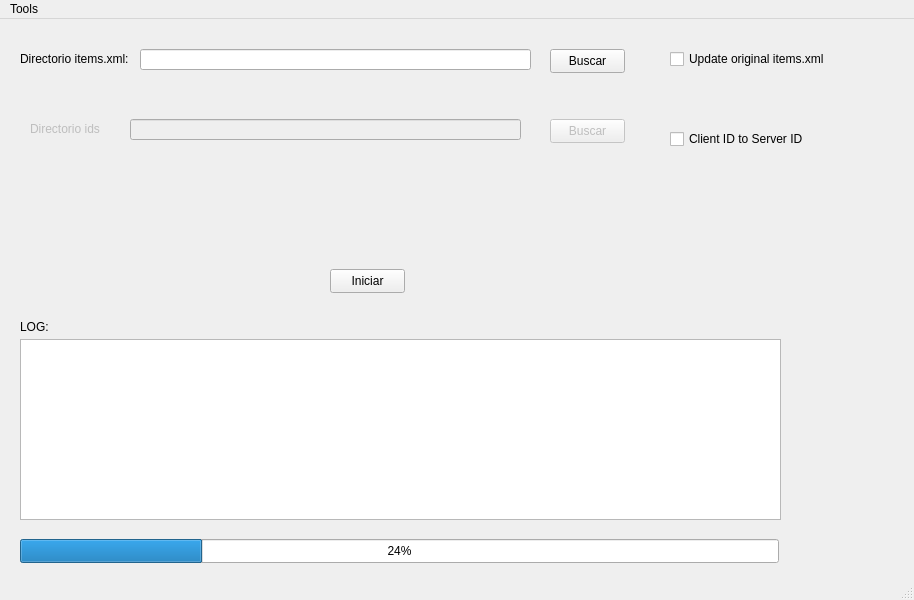
<?xml version="1.0" encoding="UTF-8"?>
<ui version="4.0">
 <class>MainWindow</class>
 <widget class="QMainWindow" name="MainWindow">
  <property name="geometry">
   <rect>
    <x>0</x>
    <y>0</y>
    <width>914</width>
    <height>600</height>
   </rect>
  </property>
  <property name="windowTitle">
   <string>Item Editor / Converter</string>
  </property>
  <widget class="QWidget" name="centralwidget">
   <widget class="QWidget" name="widget" native="true">
    <property name="enabled">
     <bool>true</bool>
    </property>
    <property name="geometry">
     <rect>
      <x>10</x>
      <y>20</y>
      <width>641</width>
      <height>51</height>
     </rect>
    </property>
    <widget class="QLineEdit" name="txtDirectiorio">
     <property name="geometry">
      <rect>
       <x>130</x>
       <y>10</y>
       <width>391</width>
       <height>21</height>
      </rect>
     </property>
     <property name="text">
      <string/>
     </property>
    </widget>
    <widget class="QPushButton" name="btnDirectorio">
     <property name="geometry">
      <rect>
       <x>540</x>
       <y>10</y>
       <width>75</width>
       <height>24</height>
      </rect>
     </property>
     <property name="text">
      <string>Buscar</string>
     </property>
    </widget>
    <widget class="QLabel" name="lblDirectiorio">
     <property name="geometry">
      <rect>
       <x>10</x>
       <y>10</y>
       <width>111</width>
       <height>20</height>
      </rect>
     </property>
     <property name="text">
      <string>Directorio items.xml:</string>
     </property>
    </widget>
   </widget>
   <widget class="QPlainTextEdit" name="pnlLog">
    <property name="geometry">
     <rect>
      <x>20</x>
      <y>320</y>
      <width>761</width>
      <height>181</height>
     </rect>
    </property>
   </widget>
   <widget class="QLabel" name="label">
    <property name="geometry">
     <rect>
      <x>20</x>
      <y>300</y>
      <width>49</width>
      <height>16</height>
     </rect>
    </property>
    <property name="text">
     <string>LOG:</string>
    </property>
   </widget>
   <widget class="QWidget" name="widget_2" native="true">
    <property name="enabled">
     <bool>false</bool>
    </property>
    <property name="geometry">
     <rect>
      <x>10</x>
      <y>70</y>
      <width>641</width>
      <height>80</height>
     </rect>
    </property>
    <widget class="QLabel" name="lblDirectiorio_2">
     <property name="geometry">
      <rect>
       <x>20</x>
       <y>30</y>
       <width>81</width>
       <height>20</height>
      </rect>
     </property>
     <property name="text">
      <string>Directorio ids</string>
     </property>
    </widget>
    <widget class="QPushButton" name="btnJson">
     <property name="geometry">
      <rect>
       <x>540</x>
       <y>30</y>
       <width>75</width>
       <height>24</height>
      </rect>
     </property>
     <property name="text">
      <string>Buscar</string>
     </property>
    </widget>
    <widget class="QLineEdit" name="txtJson">
     <property name="geometry">
      <rect>
       <x>120</x>
       <y>30</y>
       <width>391</width>
       <height>21</height>
      </rect>
     </property>
     <property name="text">
      <string/>
     </property>
    </widget>
   </widget>
   <widget class="QCheckBox" name="cbServerIdToClientId">
    <property name="geometry">
     <rect>
      <x>670</x>
      <y>110</y>
      <width>161</width>
      <height>20</height>
     </rect>
    </property>
    <property name="text">
     <string>Client ID to Server ID</string>
    </property>
    <property name="checked">
     <bool>false</bool>
    </property>
   </widget>
   <widget class="QPushButton" name="btnIniciar">
    <property name="geometry">
     <rect>
      <x>330</x>
      <y>250</y>
      <width>75</width>
      <height>24</height>
     </rect>
    </property>
    <property name="text">
     <string>Iniciar</string>
    </property>
   </widget>
   <widget class="QProgressBar" name="progressBar">
    <property name="geometry">
     <rect>
      <x>20</x>
      <y>520</y>
      <width>759</width>
      <height>24</height>
     </rect>
    </property>
    <property name="sizePolicy">
     <sizepolicy hsizetype="Expanding" vsizetype="Fixed">
      <horstretch>0</horstretch>
      <verstretch>0</verstretch>
     </sizepolicy>
    </property>
    <property name="value">
     <number>24</number>
    </property>
   </widget>
   <widget class="QCheckBox" name="cbUpdateOriginal">
    <property name="geometry">
     <rect>
      <x>670</x>
      <y>30</y>
      <width>161</width>
      <height>20</height>
     </rect>
    </property>
    <property name="text">
     <string>Update original items.xml</string>
    </property>
   </widget>
  </widget>
  <widget class="QMenuBar" name="menubar">
   <property name="geometry">
    <rect>
     <x>0</x>
     <y>0</y>
     <width>914</width>
     <height>22</height>
    </rect>
   </property>
   <widget class="QMenu" name="menuTools">
    <property name="title">
     <string>Tools</string>
    </property>
    <widget class="QMenu" name="menuItem_Converter">
     <property name="title">
      <string>Item Converter</string>
     </property>
     <addaction name="actionTibia_Wiki"/>
     <addaction name="actionTibia_fandom"/>
    </widget>
    <addaction name="actionItem_Editor"/>
    <addaction name="menuItem_Converter"/>
   </widget>
   <addaction name="menuTools"/>
  </widget>
  <widget class="QStatusBar" name="statusbar"/>
  <action name="actionItem_Editor">
   <property name="text">
    <string>Item Editor</string>
   </property>
  </action>
  <action name="actionTibia_Wiki">
   <property name="text">
    <string>Tibia Wiki</string>
   </property>
  </action>
  <action name="actionTibia_fandom">
   <property name="text">
    <string>Tibia fandom</string>
   </property>
  </action>
 </widget>
 <resources/>
 <connections/>
</ui>
